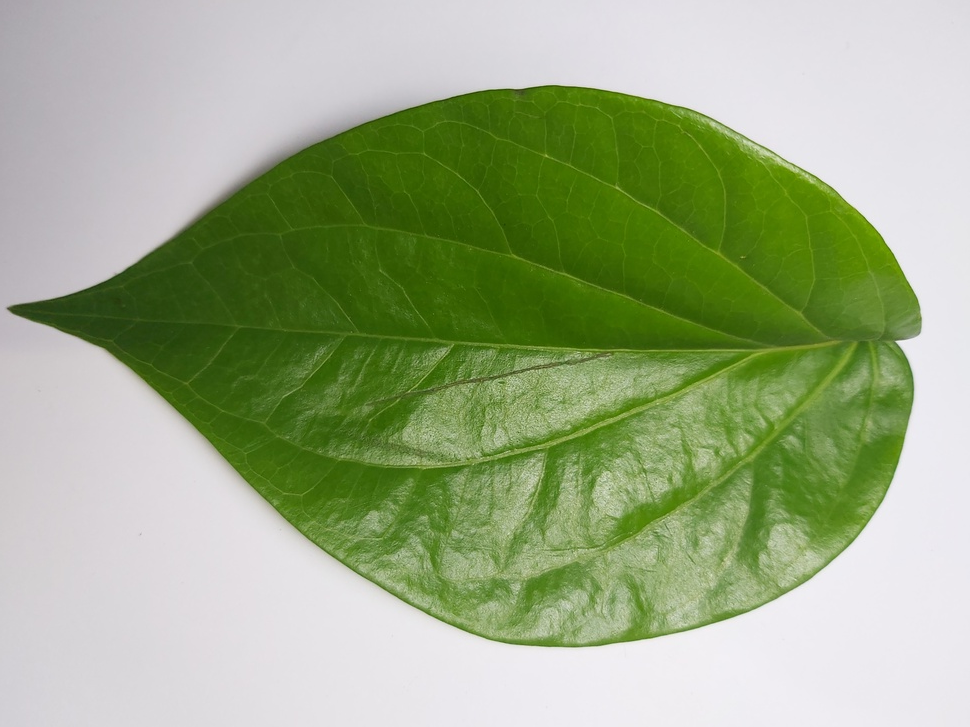
#> input picture images/001.jpg, 970 x 727 px, shrunk from 4032 x 3024 before the run, found by its file name
$ jupyter execute rotate.ipynb   (shell and % lines are left out)
#> lines starting #> are read from the running program, lines starting #| are printed output that depends on the picture
<a href="https://colab.research.google.com/github/hilmi294/computer-vision/blob/main/image_fundamental/rotate.ipynb" target="_parent"></a>

[cell 1]
# import the necessary packages
import matplotlib.pyplot as plt
import argparse
import imutils
import cv2

[cell 2]
def plt_imshow(title, image):
    # convert the image frame BGR to RGB color space and display it
	image = cv2.cvtColor(image, cv2.COLOR_BGR2RGB)
	plt.imshow(image)
	plt.title(title)
	plt.grid(False)
	plt.show()

[cell 3]
args = {
    "image": "001.jpg"
}

[cell 4]
# load the image and show it
image = cv2.imread(args["image"])
#> image is the input picture: shape (727, 970, 3); mean B, G, R 135.2, 172.4, 157.2
plt_imshow("Original", image)

# grab the dimensions of the image and calculate the center of the
# image
(h, w) = image.shape[:2]
#> h = 727; w = 970
(cX, cY) = (w // 2, h // 2)
#> cX = 485; cY = 363

# rotate our image by 45 degrees around the center of the image
M = cv2.getRotationMatrix2D((cX, cY), 45, 1.0)
rotated = cv2.warpAffine(image, M, (w, h))
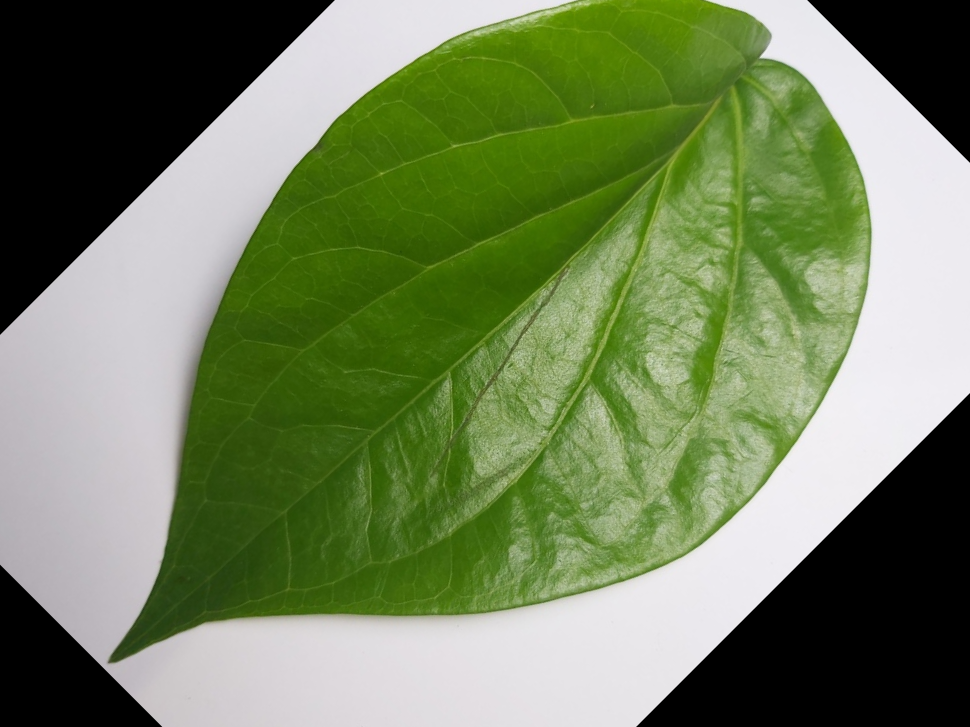
#> rotated: shape (727, 970, 3); mean B, G, R 91.9, 129.8, 114.2
plt_imshow("Rotated by 45 Degrees", rotated)

# rotate our image by -90 degrees around the image
M = cv2.getRotationMatrix2D((cX, cY), -90, 1.0)
rotated = cv2.warpAffine(image, M, (w, h))
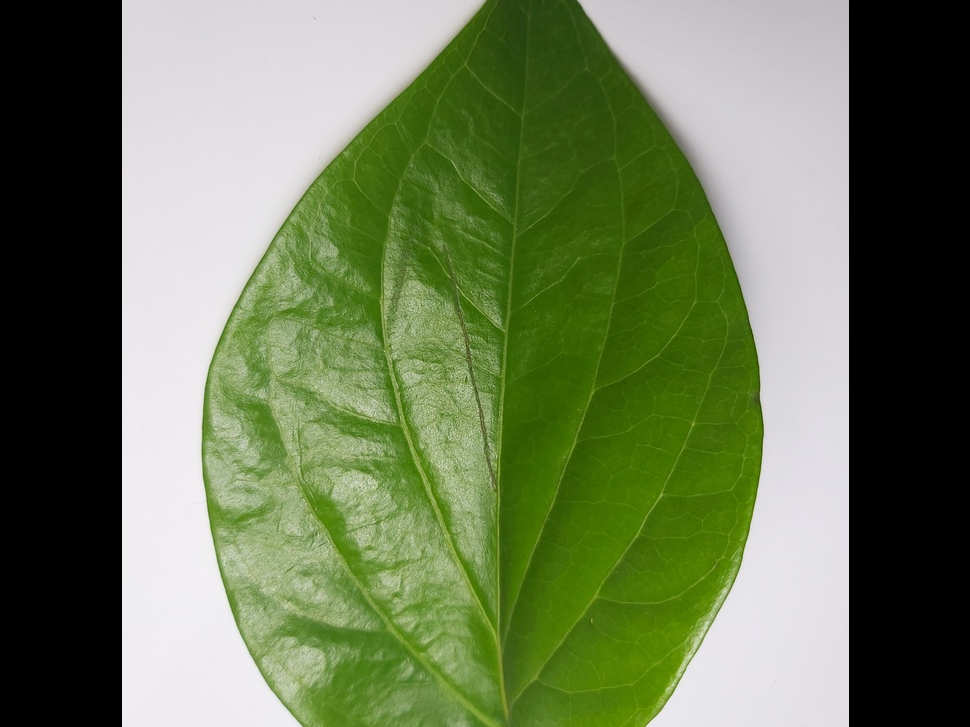
#> rotated: shape (727, 970, 3); mean B, G, R 86.1, 121.9, 107.1
plt_imshow("Rotated by -90 Degrees", rotated)

[cell 5]
# rotate our image around an arbitrary point rather than the center
M = cv2.getRotationMatrix2D((10, 10), 45, 1.0)
rotated = cv2.warpAffine(image, M, (w, h))
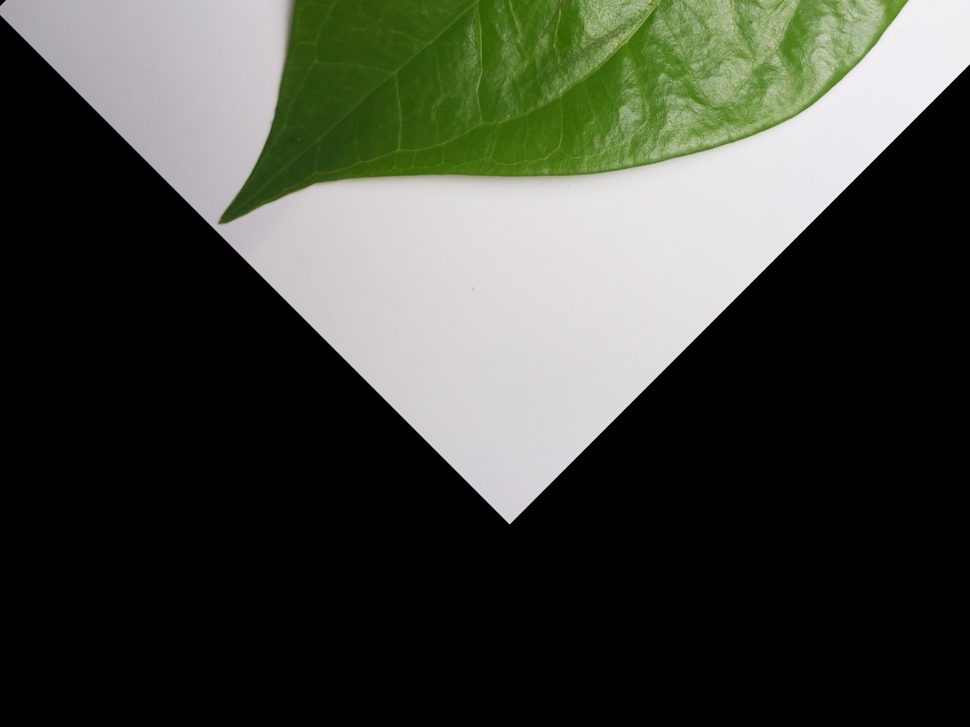
#> rotated: shape (727, 970, 3); mean B, G, R 60, 68.8, 65.3
plt_imshow("Rotated by Arbitrary Point", rotated)

[cell 6]
# use our imutils function to rotate an image 180 degrees
rotated = imutils.rotate(image, 180)
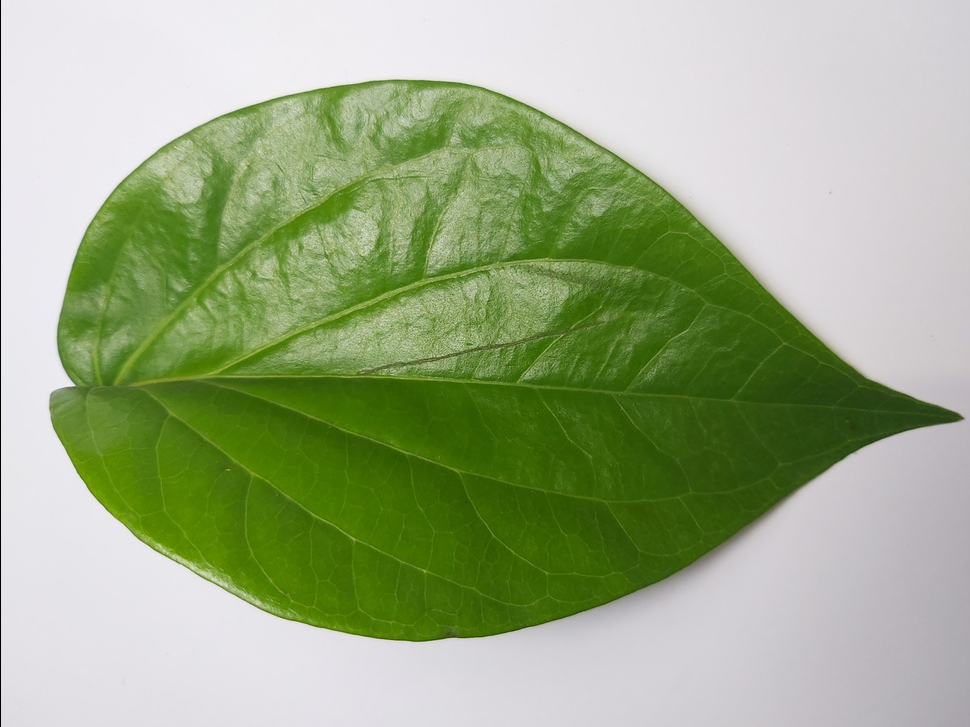
#> rotated: shape (727, 970, 3); mean B, G, R 135, 172.2, 157
plt_imshow("Rotated by 180 Degrees", rotated)

[cell 7]
# rotate our image by 33 degrees counterclockwise, ensuring the
# entire rotated image still views in the viewing area
rotated = imutils.rotate_bound(image, -33)
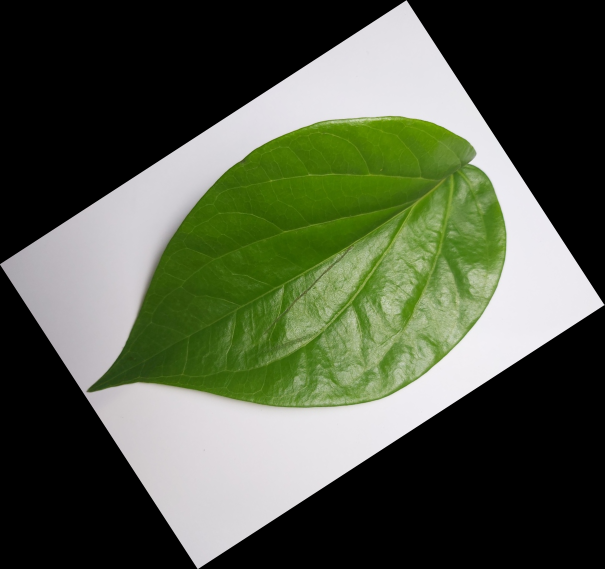
#> rotated: shape (1138, 1209, 3) (shown at 1/2 size); mean B, G, R 69.3, 88.4, 80.6
plt_imshow("Rotated Without Cropping", rotated)

$ run again, with images/espresso.jpg copied over images/001.jpg
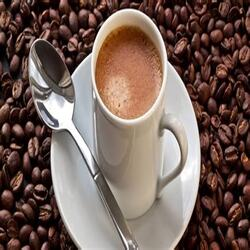
#> input picture images/espresso.jpg, 250 x 250 px, found by its file name
#> image is the input picture: shape (250, 250, 3); mean B, G, R 86.7, 94.5, 114.9
#> `rotated = imutils.rotate(image, 180)`:
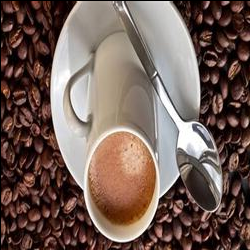
#> rotated: shape (250, 250, 3); mean B, G, R 86.4, 94.1, 114.4
#> `rotated = imutils.rotate_bound(image, -33)`:
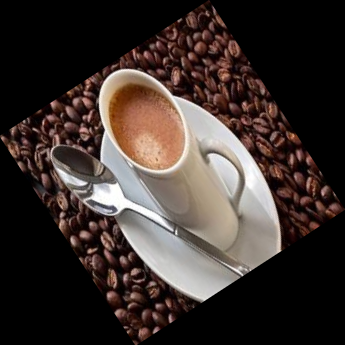
#> rotated: shape (345, 345, 3); mean B, G, R 45.5, 49.6, 60.4
#> image: shape (345, 345, 3)

$ run again, with images/martabak.jpg copied over images/001.jpg
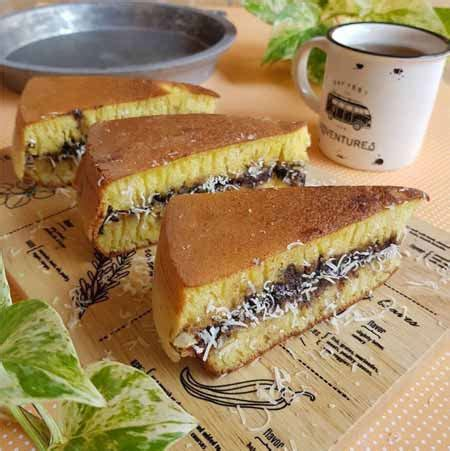
#> input picture images/martabak.jpg, 450 x 451 px, found by its file name
#> image is the input picture: shape (451, 450, 3); mean B, G, R 95.3, 135.4, 161.9
#> `rotated = imutils.rotate(image, 180)`:
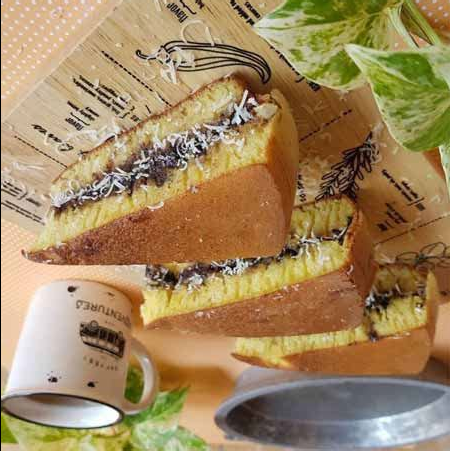
#> rotated: shape (451, 450, 3); mean B, G, R 95.1, 135.1, 161.6
#> `rotated = imutils.rotate_bound(image, -33)`:
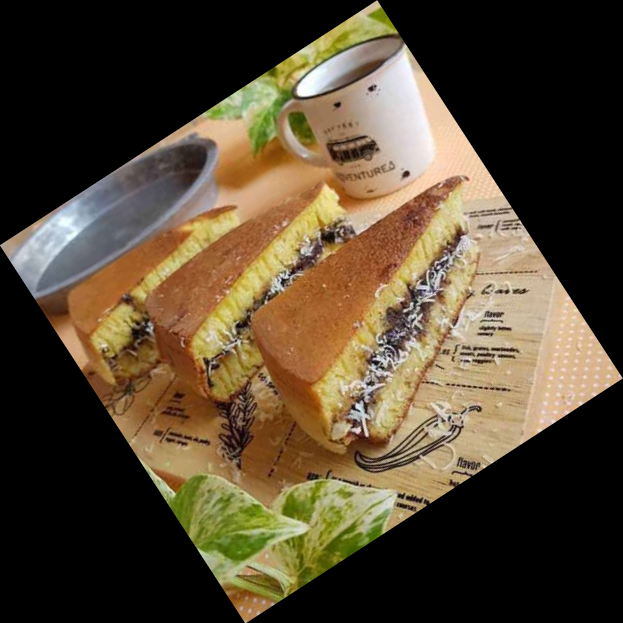
#> rotated: shape (623, 623, 3); mean B, G, R 49.9, 70.8, 84.7
#> image: shape (623, 623, 3)
